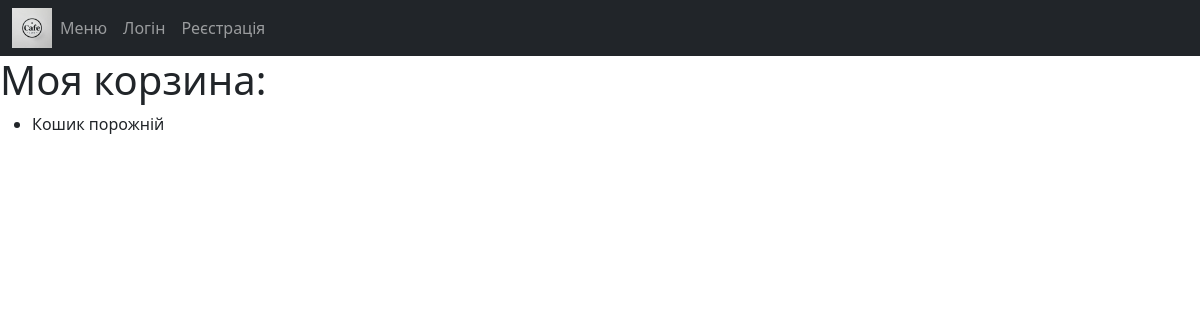
Page /cart/ on the earlier database version.
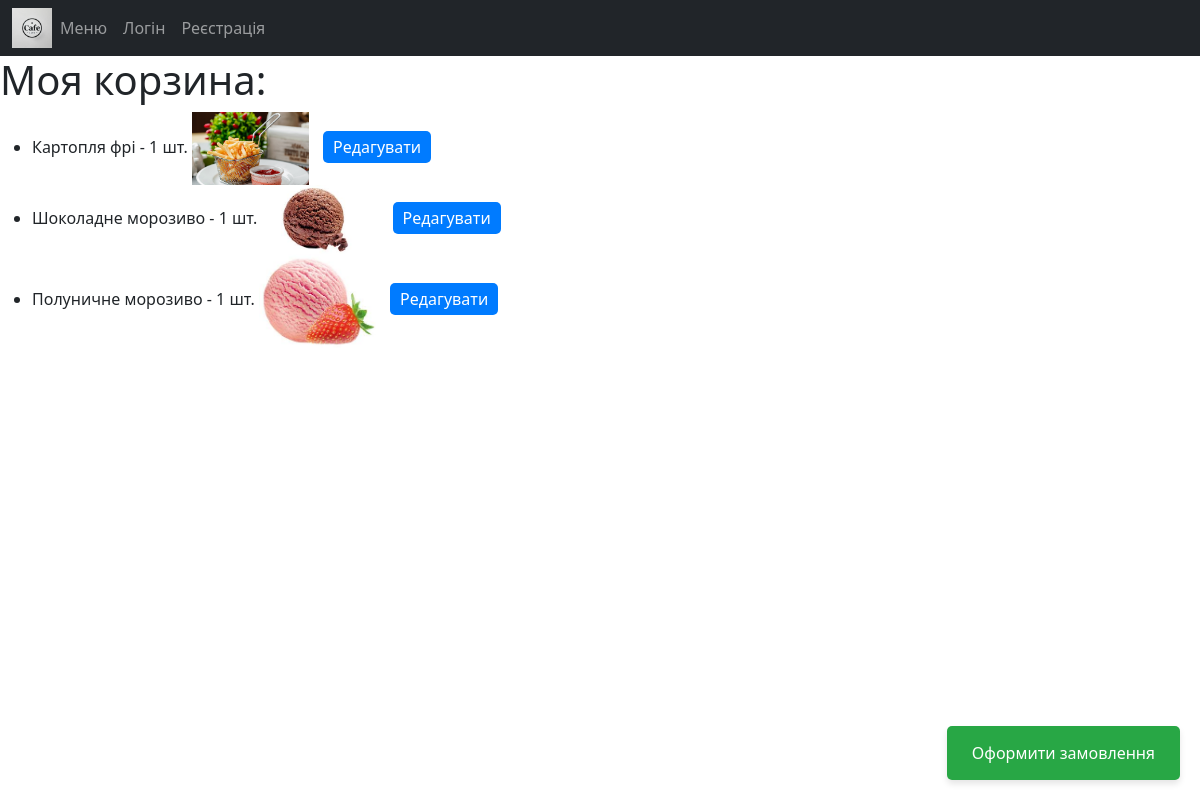
Same page on the later database version.
### cafeApp/models.py (models this page shows, shortened)
class Cart(models.Model):
    user = models.ForeignKey(User, on_delete=models.CASCADE, related_name="carts", null=True, blank=True)
    session_key = models.CharField(max_length=40, null=True, blank=True)  # Додаємо сесію
    dish = models.ForeignKey(Dishes, on_delete=models.CASCADE, related_name="cart_items", null=True, blank=True)
    quantity = models.PositiveIntegerField(default=1)
    status = models.BooleanField(default=True)

class Dishes(models.Model):
    CATEGORY_CHOICES = [
        ('garnish', 'Гарніри'),
        ('dessert', 'Десерти'),
        ('drinks', 'Напої'),
    ]
    name = models.CharField(max_length=100, null=True)
    price = models.DecimalField(max_digits=6, decimal_places=2)
    image = models.ImageField(upload_to="dishes/", null=True)
    category = models.CharField(max_length=20, choices=CATEGORY_CHOICES, default='garnish')

### cafeApp/views.py (the view)
# urls.py: path('cart/', CartView.as_view(), name ='shopping-cart'),
class CartView(ListView):
    model = Cart
    template_name = 'Cart.html'
    context_object_name = 'cart_items'
    def get_queryset(self):
        if self.request.user.is_authenticated:
            return Cart.objects.filter(user=self.request.user, status = True)
        else:
            session_key = self.request.session.session_key
            return Cart.objects.filter(session_key=session_key)

### templates/Cart.html (shortened to what this page needs)
{% extends 'base.html' %}
{% block content %}
    <h1>Моя корзина:</h1>
    <ul>
        {% for item in cart_items %}
            <li>
                {{ item.dish.name }} - {{ item.quantity }} шт.
                {% if item.dish.image %}
                    <img src="{{ item.dish.image.url }}" alt="Card image" style="width:10%">
                {% endif %}
                <a href="{% url 'cafeApp:edit-cart' item.id %}" style="margin-left: 10px; padding: 5px 10px; background: #007bff; color: white; text-decoration: none; border-radius: 5px;">Редагувати</a>
            </li>
        {% empty %}
            <li>Кошик порожній</li>
        {% endfor %}
    </ul>
    {% if cart_items %}
        <a href="{% url 'cafeApp:order-create' %}" class="checkout-button">Оформити замовлення</a>
    {% endif %}
{% endblock %}

Differences in the rows shown:
added Cart: dish.name "Картопля фрі", quantity "1", dish.image (picture)
added Cart: dish.name "Шоколадне морозиво", quantity "1", dish.image (picture)
added Cart: dish.name "Полуничне морозиво", quantity "1", dish.image (picture)
Other differences:
text no longer shown: "Кошик порожній"
text now shown: "Оформити замовлення"
